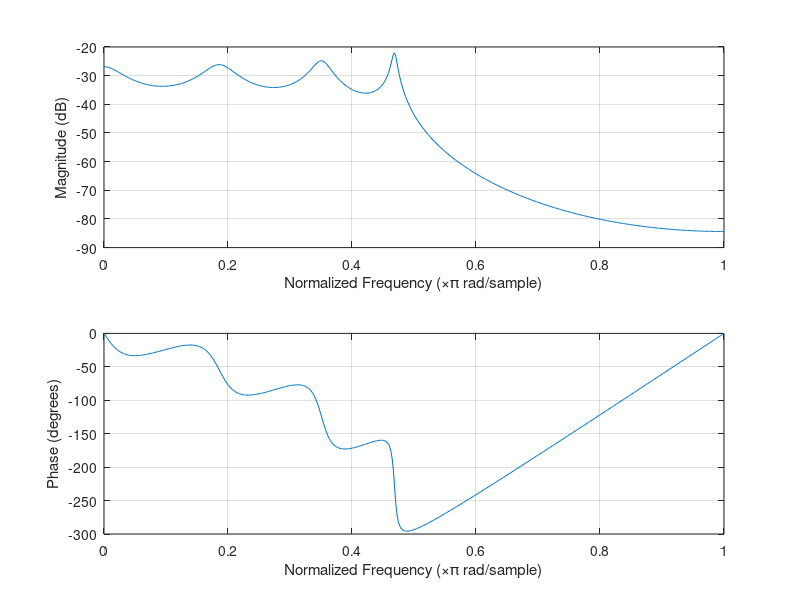

MATLAB code for this plot:
clear all
b = fir1(1024, .5);
[d,p0] = lpc(b,7); 

rng(0,'twister'); % Allow reproduction of exact experiment
u = sqrt(p0)*randn(8192,1); % White gaussian noise with variance p0

% white noise signal 
x = filter(1,d,u);
figure, plot(x)

% ar parameters
[d1,p1] = aryule(x,7);


freqz(sqrt(p1),d1)

